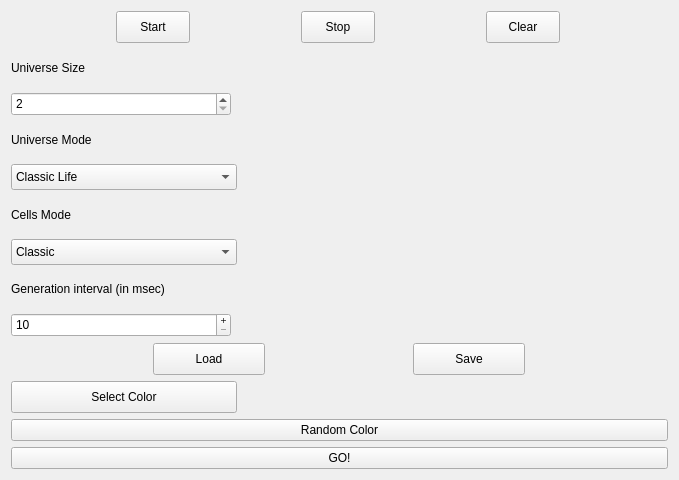
<?xml version="1.0" encoding="UTF-8"?>
<ui version="4.0">
 <class>MainWindow</class>
 <widget class="QMainWindow" name="MainWindow">
  <property name="enabled">
   <bool>true</bool>
  </property>
  <property name="geometry">
   <rect>
    <x>0</x>
    <y>0</y>
    <width>679</width>
    <height>480</height>
   </rect>
  </property>
  <property name="windowTitle">
   <string>Cellular Automata</string>
  </property>
  <widget class="QWidget" name="centralWidget">
   <layout class="QVBoxLayout" name="horizontalLayout">
    <item>
     <layout class="QHBoxLayout" name="mainLayout">
      <item>
       <layout class="QVBoxLayout" name="gameLayout"/>
      </item>
      <item>
       <layout class="QVBoxLayout" name="setLayout">
        <item>
         <layout class="QHBoxLayout" name="controlLayout">
          <item>
           <widget class="QPushButton" name="pushButton_start">
            <property name="minimumSize">
             <size>
              <width>74</width>
              <height>32</height>
             </size>
            </property>
            <property name="maximumSize">
             <size>
              <width>74</width>
              <height>32</height>
             </size>
            </property>
            <property name="text">
             <string>Start</string>
            </property>
           </widget>
          </item>
          <item>
           <widget class="QPushButton" name="pushButton_stop">
            <property name="minimumSize">
             <size>
              <width>74</width>
              <height>32</height>
             </size>
            </property>
            <property name="maximumSize">
             <size>
              <width>74</width>
              <height>32</height>
             </size>
            </property>
            <property name="text">
             <string>Stop</string>
            </property>
           </widget>
          </item>
          <item>
           <widget class="QPushButton" name="pushButton_clear">
            <property name="minimumSize">
             <size>
              <width>74</width>
              <height>32</height>
             </size>
            </property>
            <property name="maximumSize">
             <size>
              <width>74</width>
              <height>32</height>
             </size>
            </property>
            <property name="text">
             <string>Clear</string>
            </property>
           </widget>
          </item>
         </layout>
        </item>
        <item>
         <widget class="QLabel" name="label_uiverse_size">
          <property name="text">
           <string>Universe Size</string>
          </property>
         </widget>
        </item>
        <item>
         <widget class="QSpinBox" name="spinBox_universe_size">
          <property name="minimumSize">
           <size>
            <width>220</width>
            <height>24</height>
           </size>
          </property>
          <property name="maximumSize">
           <size>
            <width>220</width>
            <height>24</height>
           </size>
          </property>
          <property name="minimum">
           <number>2</number>
          </property>
          <property name="maximum">
           <number>30</number>
          </property>
         </widget>
        </item>
        <item>
         <widget class="QLabel" name="label_universe_mode">
          <property name="text">
           <string>Universe Mode</string>
          </property>
         </widget>
        </item>
        <item>
         <widget class="QComboBox" name="comboBox_universe_mode">
          <property name="minimumSize">
           <size>
            <width>226</width>
            <height>26</height>
           </size>
          </property>
          <property name="maximumSize">
           <size>
            <width>226</width>
            <height>26</height>
           </size>
          </property>
          <item>
           <property name="text">
            <string>Classic Life</string>
           </property>
          </item>
         </widget>
        </item>
        <item>
         <widget class="QLabel" name="label_cells_mode">
          <property name="text">
           <string>Cells Mode</string>
          </property>
         </widget>
        </item>
        <item>
         <widget class="QComboBox" name="comboBox_cells_mode">
          <property name="minimumSize">
           <size>
            <width>226</width>
            <height>26</height>
           </size>
          </property>
          <property name="maximumSize">
           <size>
            <width>226</width>
            <height>26</height>
           </size>
          </property>
          <item>
           <property name="text">
            <string>Classic</string>
           </property>
          </item>
          <item>
           <property name="text">
            <string>Night</string>
           </property>
          </item>
         </widget>
        </item>
        <item>
         <widget class="QLabel" name="label_generation_interval">
          <property name="text">
           <string>Generation interval (in msec)</string>
          </property>
         </widget>
        </item>
        <item>
         <widget class="QSpinBox" name="spinBox_generation_interval">
          <property name="minimumSize">
           <size>
            <width>220</width>
            <height>24</height>
           </size>
          </property>
          <property name="maximumSize">
           <size>
            <width>220</width>
            <height>24</height>
           </size>
          </property>
          <property name="buttonSymbols">
           <enum>QAbstractSpinBox::PlusMinus</enum>
          </property>
          <property name="accelerated">
           <bool>false</bool>
          </property>
          <property name="minimum">
           <number>10</number>
          </property>
          <property name="maximum">
           <number>100</number>
          </property>
          <property name="singleStep">
           <number>10</number>
          </property>
          <property name="value">
           <number>10</number>
          </property>
          <property name="displayIntegerBase">
           <number>10</number>
          </property>
         </widget>
        </item>
        <item>
         <layout class="QHBoxLayout" name="horizontalLayout">
          <item>
           <widget class="QPushButton" name="pushButton_load">
            <property name="minimumSize">
             <size>
              <width>112</width>
              <height>32</height>
             </size>
            </property>
            <property name="maximumSize">
             <size>
              <width>112</width>
              <height>32</height>
             </size>
            </property>
            <property name="text">
             <string>Load</string>
            </property>
           </widget>
          </item>
          <item>
           <widget class="QPushButton" name="pushButton_save">
            <property name="minimumSize">
             <size>
              <width>112</width>
              <height>32</height>
             </size>
            </property>
            <property name="maximumSize">
             <size>
              <width>112</width>
              <height>32</height>
             </size>
            </property>
            <property name="text">
             <string>Save</string>
            </property>
           </widget>
          </item>
         </layout>
        </item>
        <item>
         <widget class="QPushButton" name="pushButton_select_color">
          <property name="enabled">
           <bool>true</bool>
          </property>
          <property name="minimumSize">
           <size>
            <width>226</width>
            <height>32</height>
           </size>
          </property>
          <property name="maximumSize">
           <size>
            <width>226</width>
            <height>32</height>
           </size>
          </property>
          <property name="text">
           <string>Select Color</string>
          </property>
          <property name="autoDefault">
           <bool>false</bool>
          </property>
          <property name="default">
           <bool>false</bool>
          </property>
          <property name="flat">
           <bool>false</bool>
          </property>
         </widget>
        </item>
        <item>
         <widget class="QPushButton" name="pushButton_random_color">
          <property name="enabled">
           <bool>true</bool>
          </property>
          <property name="text">
           <string>Random Color</string>
          </property>
         </widget>
        </item>
        <item>
         <widget class="QPushButton" name="pushButton_go">
          <property name="text">
           <string>GO!</string>
          </property>
         </widget>
        </item>
       </layout>
      </item>
     </layout>
    </item>
   </layout>
  </widget>
 </widget>
 <layoutdefault spacing="6" margin="11"/>
 <resources/>
 <connections/>
</ui>
